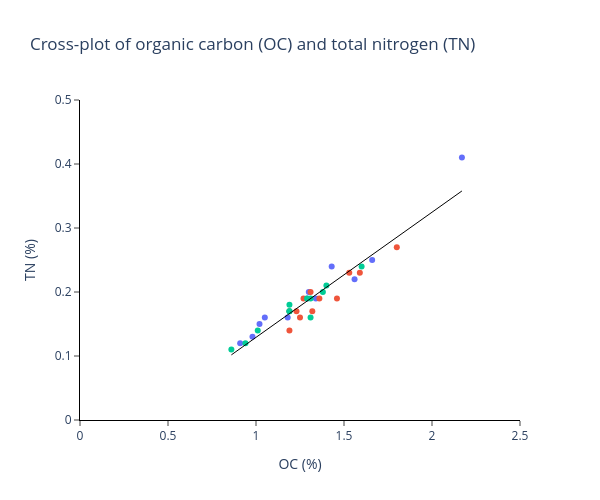

Write notebook code for a chart like this one.
### Code cell
scatter = px.scatter(pd.concat([p1, p2, p3]), 
                     x = pd.concat([p1, p2, p3])['oc'], 
                     y = pd.concat([p1, p2, p3])['tn'],
                     color = pd.concat([p1, p2, p3])['site'],
                     trendline="ols",
                     trendline_scope="overall")

scatter.update_traces(line=dict(width=1, dash='solid'), line_color = 'black', selector=dict(mode='lines'))

fig4 = make_subplots(rows=1, cols=1)

fig4.update_layout(width = 600,
                   height = 500,
                   title_text="Cross-plot of organic carbon (OC) and total nitrogen (TN)", 
                   legend_title_text = 'Sites')
fig4.update_yaxes(linecolor='black')
fig4.update_xaxes(linecolor='black')
fig4.update_yaxes(ticks="outside")
fig4.update_xaxes(ticks="outside")

fig4.update_layout(plot_bgcolor = 'white')
fig4.update_yaxes(title_text = "TN (%)", range=[0, 0.5], row=1, col=1)
fig4.update_xaxes(title_text = "OC (%)", range=[0, 2.5], row=1, col=1)

for trace in scatter.data:
    fig4.add_trace(trace, row=1, col=1)

fig4

### Figure 1 — Plotly figure (JSON) as saved in the notebook; plotly's stock layout.template omitted (floating-point values rounded to 4 significant figures)
{"data": [{"hovertemplate": "site=P1<br>oc=%{x}<br>tn=%{y}<extra></extra>", "legendgroup": "P1", "marker": {"color": "#636efa", "symbol": "circle"}, "mode": "markers", "name": "P1", "orientation": "v", "showlegend": false, "type": "scatter", "x": [1.02, 1.3, 1.05, 2.17, 1.43, 1.66, 1.56, 1.29, 1.18, 0.91, 1.34, 0.98], "xaxis": "x", "y": [0.15, 0.2, 0.16, 0.41, 0.24, 0.25, 0.22, 0.19, 0.16, 0.12, 0.19, 0.13], "yaxis": "y"}, {"hovertemplate": "site=P2<br>oc=%{x}<br>tn=%{y}<extra></extra>", "legendgroup": "P2", "marker": {"color": "#EF553B", "symbol": "circle"}, "mode": "markers", "name": "P2", "orientation": "v", "showlegend": false, "type": "scatter", "x": [1.19, 1.27, 1.31, 1.53, 1.8, 1.59, 1.36, 1.23, 1.25, 1.19, 1.46, 1.32], "xaxis": "x", "y": [0.17, 0.19, 0.2, 0.23, 0.27, 0.23, 0.19, 0.17, 0.16, 0.14, 0.19, 0.17], "yaxis": "y"}, {"hovertemplate": "site=P3<br>oc=%{x}<br>tn=%{y}<extra></extra>", "legendgroup": "P3", "marker": {"color": "#00cc96", "symbol": "circle"}, "mode": "markers", "name": "P3", "orientation": "v", "showlegend": false, "type": "scatter", "x": [1.19, 1.19, 1.38, 1.19, 1.6, 1.31, 1.29, 1.4, 1.31, 0.94, 1.01, 0.86], "xaxis": "x", "y": [0.17, 0.17, 0.2, 0.18, 0.24, 0.19, 0.19, 0.21, 0.16, 0.12, 0.14, 0.11], "yaxis": "y"}, {"hovertemplate": "<b>OLS trendline</b><br>tn = 0.195501 * oc + -0.0663968<br>R<sup>2</sup>=0.907205<br><br>oc=%{x}<br>tn=%{y} <b>(trend)</b><extra></extra>", "legendgroup": "Overall Trendline", "line": {"color": "black", "dash": "solid", "width": 1}, "mode": "lines", "name": "Overall Trendline", "showlegend": false, "type": "scatter", "x": [0.86, 0.91, 0.94, 0.98, 1.01, 1.02, 1.05, 1.18, 1.19, 1.19, 1.19, 1.19, 1.19, 1.23, 1.25, 1.27, 1.29, 1.29, 1.3, 1.31, 1.31, 1.31, 1.32, 1.34, 1.36, 1.38, 1.4, 1.43, 1.46, 1.53, 1.56, 1.59, 1.6, 1.66, 1.8, 2.17], "xaxis": "x", "y": [0.1017, 0.1115, 0.1174, 0.1252, 0.1311, 0.133, 0.1389, 0.1643, 0.1662, 0.1662, 0.1662, 0.1662, 0.1662, 0.1741, 0.178, 0.1819, 0.1858, 0.1858, 0.1878, 0.1897, 0.1897, 0.1897, 0.1917, 0.1956, 0.1995, 0.2034, 0.2073, 0.2132, 0.219, 0.2327, 0.2386, 0.2445, 0.2464, 0.2581, 0.2855, 0.3578], "yaxis": "y"}], "layout": {"height": 500, "legend": {"title": {"text": "Sites"}}, "plot_bgcolor": "white", "title": {"text": "Cross-plot of organic carbon (OC) and total nitrogen (TN)"}, "width": 600, "xaxis": {"anchor": "y", "domain": [0, 1], "linecolor": "black", "range": [0, 2.5], "ticks": "outside", "title": {"text": "OC (%)"}}, "yaxis": {"anchor": "x", "domain": [0, 1], "linecolor": "black", "range": [0, 0.5], "ticks": "outside", "title": {"text": "TN (%)"}}}}
